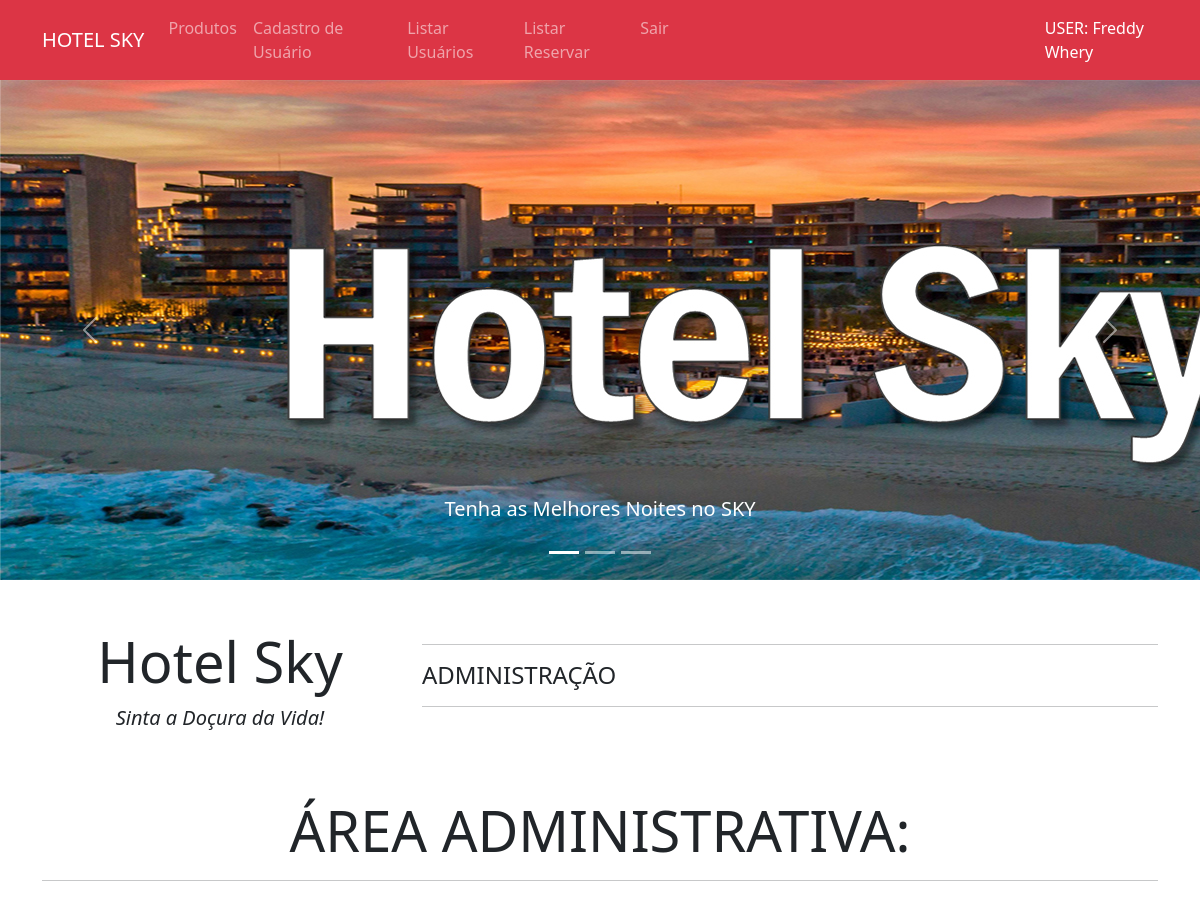
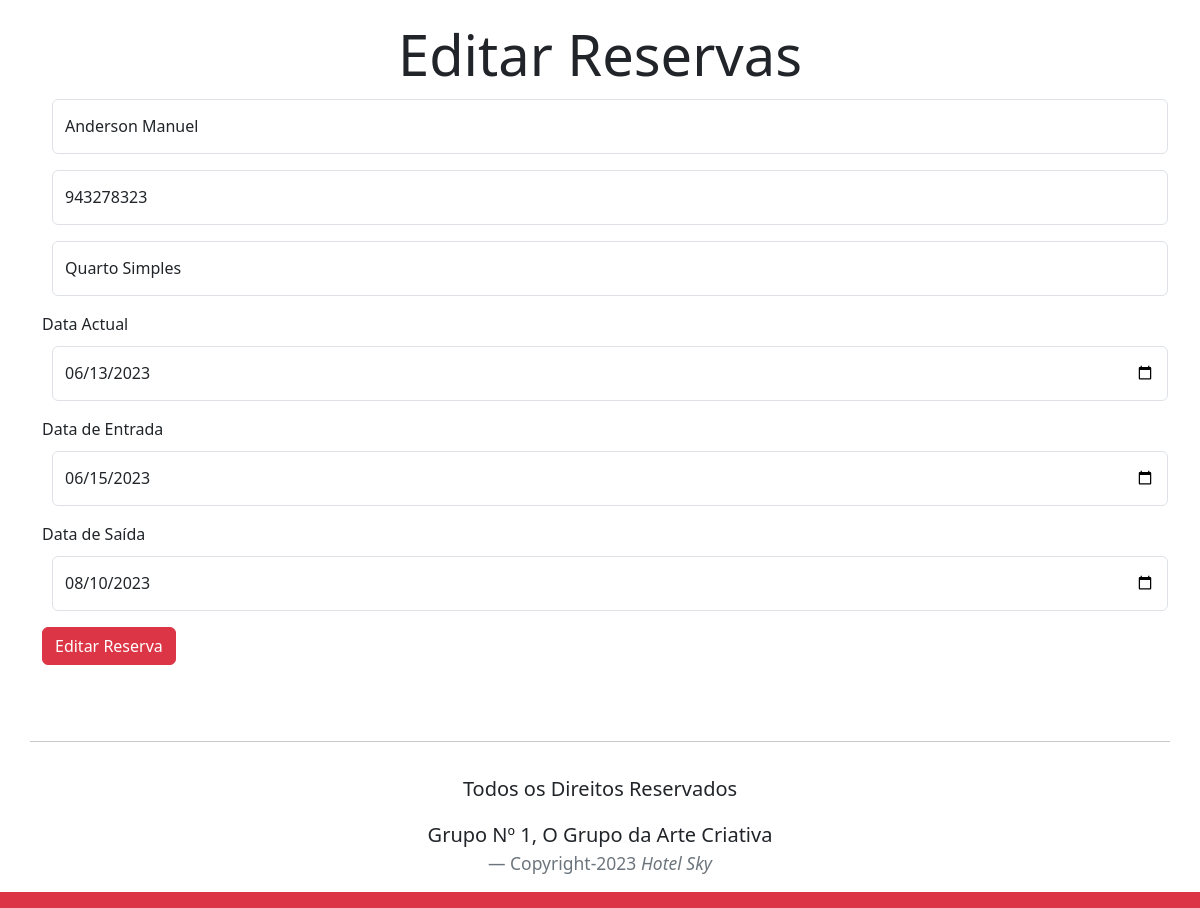
The page /areaprivada.php?page=editarreservar&id_Reserv=13 (signed in) on the database its author committed (2 pictures, top to bottom).
### tables this page shows
CREATE TABLE `cadastrarreservar` (
  `id_Reserv` int NOT NULL,
  `nome` varchar(30) DEFAULT NULL,
  `contacto` varchar(9) DEFAULT NULL,
  `nomequarto` varchar(30) DEFAULT NULL,
  `datareser` varchar(12) DEFAULT NULL,
  `dataentrada` varchar(12) DEFAULT NULL,
  `datasaída` varchar(12) DEFAULT NULL
);

### editarreservar-reservar.php (the view, shortened to what this page needs)
<h1 class="text-center display-4">Editar Reservas</h1>
<?php
$sql="SELECT * FROM cadastrarreservar WHERE id_Reserv=".$_REQUEST["id_Reserv"];
$res=$conn->query($sql);
$row=$res->fetch_object();
?>
<form action="?page=salvarreservar" method="POST">
<div class="mb-3">
<input type="text" placeholder="Digite o Nome" maxlength="30" name="nome" class="form-control" value="<?php print $row->nome; ?>" required>
</div>
<div class="mb-3">
    <input type="text" placeholder="Contacto" maxlength="9" name="contacto" class="form-control" value="<?php print $row->contacto; ?>" required>
</div>
<div class="mb-3">
<input type="text" placeholder="Nome do Quarto" maxlength="30" name="nomequarto" class="form-control" value="<?php print $row->nomequarto; ?>" required>
</div>
<div class="mb-3">
<label>Data Actual</label>
<input type="date" maxlength="12" name="datareser" class="form-control" value="<?php print $row->datareser; ?>" required>
</div>
<div class="mb-3">
<label>Data de Entrada</label>
<input type="date" maxlength="12" name="dataentrada" class="form-control" value="<?php print $row->dataentrada; ?>" required>
</div>
<div class="mb-3">
<label>Data de Saída</label>
<input type="date" maxlength="12" name="datasaída" class="form-control" value="<?php print $row->datasaída; ?>" required>
</div>
<div class="mb-3">
<button type="submit" class="btn btn-danger">Editar Reserva</button>
</div>
</form>

### css/Formulario.css (style rules this page uses)
input { display: block; height: 55px; width: 400px; margin: 10px; border-radius: 30px; border: 1px solid black; font-size: 16pt; padding: 10px 20px; background-color: rgba(255,255,255,0.01); outline: none; }

### rows shown on the page
cadastrarreservar: nome "Anderson Manuel", contacto "943278323", nomequarto "Quarto Simples", datareser "06/13/2023", dataentrada "06/15/2023", datasaída "08/10/2023"

### other values the page prints
$_SESSION['usuarioBD'] "Freddy Whery"
